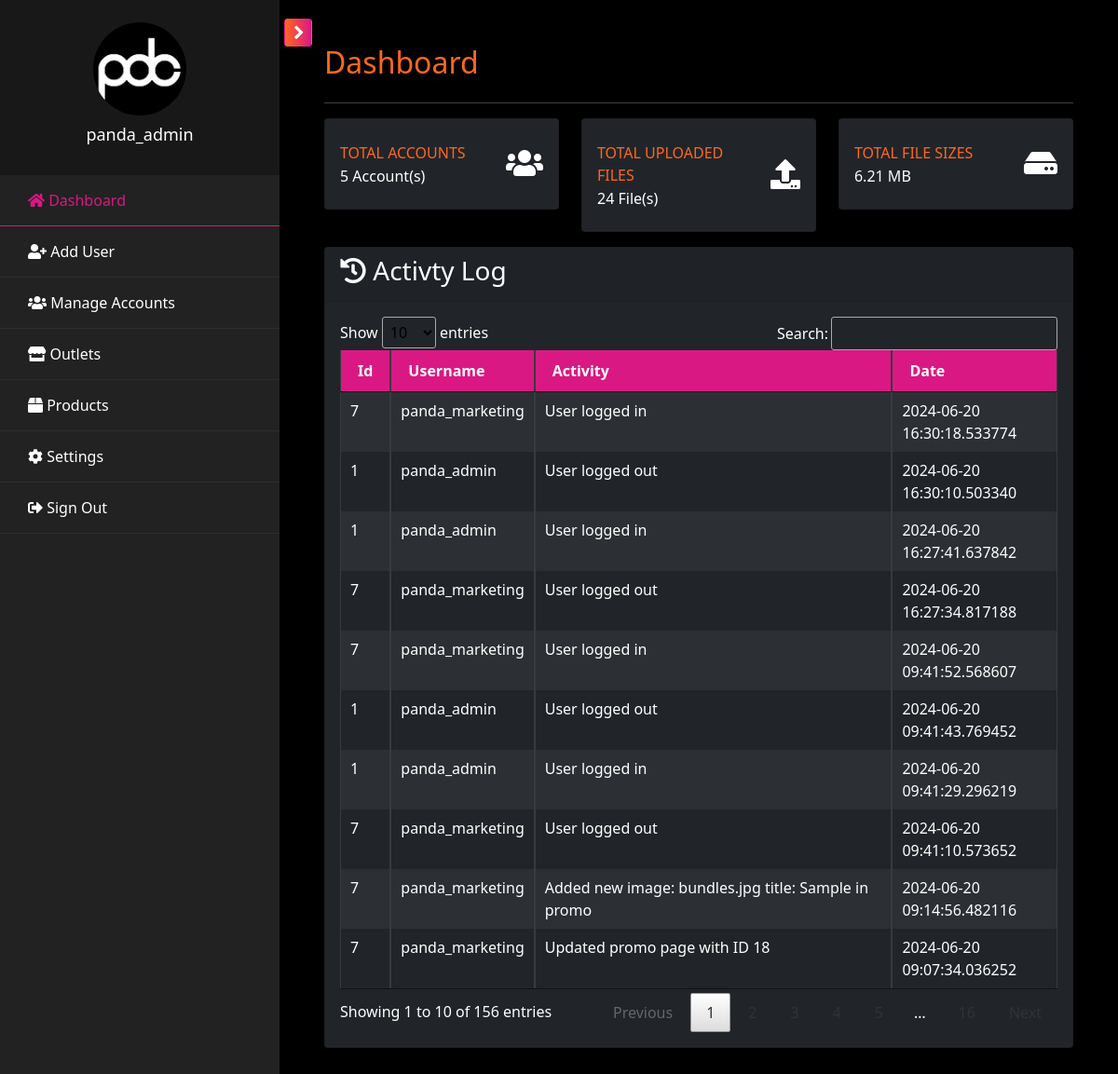
Page /pages/admin/admin.dashboard.php (signed in) on the committed database.
### tables this page shows
CREATE TABLE `tbl_activity` (
  `id` int(100) NOT NULL,
  `user_id` varchar(100) NOT NULL,
  `activity` varchar(2000) NOT NULL,
  `type` varchar(100) NOT NULL,
  `date_posted` datetime(6) NOT NULL DEFAULT current_timestamp(6)
);

CREATE TABLE `tbl_user` (
  `id` int(11) NOT NULL,
  `username` varchar(100) NOT NULL,
  `password` varchar(255) NOT NULL,
  `role` enum('admin','support','dev','marketing','hr','outlet') NOT NULL,
  `branch` varchar(100) DEFAULT NULL,
  `status` enum('Active','Inactive') NOT NULL DEFAULT 'Active',
  `created` datetime(6) DEFAULT current_timestamp(6),
  `updated` datetime(6) DEFAULT current_timestamp(6) ON UPDATE current_timestamp(6)
);

### includes/upload_size.php (called while the page is built)
<?php
function getDirectorySize($directory) {
    $size = 0;
    foreach (new RecursiveIteratorIterator(new RecursiveDirectoryIterator($directory)) as $file) {
        if ($file->isFile()) {
            $size += $file->getSize();
        }
    }
    return $size;
}
function getFileCount($directory) {
    $count = 0;
    foreach (new RecursiveIteratorIterator(new RecursiveDirectoryIterator($directory)) as $file) {
        if ($file->isFile()) {
            $count++;
        }
    }
    return $count;
}
function formatSize($bytes, $decimals = 2) {
    $size = array('B', 'KB', 'MB', 'GB', 'TB', 'PB', 'EB', 'ZB', 'YB');
    $factor = floor((strlen($bytes) - 1) / 3);
    return sprintf("%.{$decimals}f", $bytes / pow(1024, $factor)) . ' ' . $size[$factor];
}
?>

### pages/admin/admin.dashboard.php (the view)
<?php include('admin.header.php'); ?>
            <div id="content" class="p-4 p-md-5 pt-5">
                <h2 class="mb-4 text-orange">Dashboard</h2>
                <hr />
                <div class="row">
                    <div class="col-lg-4 col-md-6 col-sm-6 col-12 mb-3">
                        <div class="card py-2 bg-dark">
                            <div class="card-body">
                                <div class="row no-gutters align-items-center">
                                    <div class="col mr-0">
                                        <div class="text-xs font-weight-bold text-orange text-uppercase mb-1">Total Accounts</div>
                                        <div class="h6 mb-0">
                                            <?php
                                                $acc_qry = "SELECT COUNT(*) FROM tbl_user WHERE status='Active'";
                                                $result = mysqli_query($conn, $acc_qry) or die(mysqli_error($db));
                                                while ($row = mysqli_fetch_array($result)) {
                                                    if($row[0] <= 0) {
                                                        echo "0";
                                                    }
                                                    else {
                                                        echo "$row[0]";
                                                    }
                                                }
                                            ?>&nbsp;Account(s)
                                        </div>
                                    </div>
                                    <div class="col-auto">
                                        <i class="fas fa-users fa-2x"></i>
                                    </div>
                                </div>
                            </div>
                        </div>
                    </div>
                    <div class="col-lg-4 col-md-6 col-sm-6 col-12 mb-3">
                        <div class="card py-2 bg-dark">
                            <div class="card-body">
                                <div class="row no-gutters align-items-center">
                                    <div class="col mr-0">
                                        <div class="text-xs font-weight-bold text-orange text-uppercase mb-1">Total Uploaded Files</div>
                                        <div class="h6 mb-0">
                                            <?php
                                                $directory = '../../uploads/';
                                                $totalFiles  = getFileCount($directory);
                                                echo $totalFiles;
                                            ?>&nbsp;File(s)
                                        </div>
                                    </div>
                                    <div class="col-auto">
                                        <i class="fas fa-upload fa-2x"></i>
                                    </div>
                                </div>
                            </div>
                        </div>
                    </div>
                    <div class="col-lg-4 col-md-6 col-sm-6 col-12 mb-3">
                        <div class="card py-2 bg-dark">
                            <div class="card-body">
                                <div class="row no-gutters align-items-center">
                                    <div class="col mr-0">
                                        <div class="text-xs font-weight-bold text-orange text-uppercase mb-1">Total File Sizes</div>
                                        <div class="h6 mb-0">
                                            <?php
                                                $directory = '../../uploads/';
                                                $totalSize = getDirectorySize($directory);
                                                echo formatSize($totalSize);
                                            ?>
                                        </div>
                                    </div>
                                    <div class="col-auto">
                                        <i class="fas fa-hdd fa-2x"></i>
                                    </div>
                                </div>
                            </div>
                        </div>
                    </div>
                </div>
                <div class="card bg-dark">
                    <div class="card-header">
                        <h3><i class="fas fa-history"></i> Activty Log</h3>
                    </div>
                    <div class="card-body">
                        <div class="table-responsive">
                            <table class="table table-bordered table-striped table-dark table-sm w-100" id="al_table">
                                <thead>
                                    <tr>
                                        <th>Id</th>
                                        <th>Username</th>
                                        <th>Activity</th>
                                        <th>Date</th>
                                    </tr>
                                </thead>
                                <tbody>
                                    <?php
                                        $activity_qry = mysqli_query($conn, "SELECT a.*, u.id as userid, u.username FROM tbl_activity a INNER JOIN tbl_user u ON a.user_id = u.id ORDER BY date_posted DESC");
                                        while($rows=mysqli_fetch_array($activity_qry)){
                                    ?>
                                        <tr>
                                            <td><?php echo $rows["userid"]; ?></td>
                                            <td><?php echo $rows["username"]; ?></td>
                                            <td><?php echo $rows["activity"]; ?></td>
                                            <td><?php echo $rows["date_posted"]; ?></td>
                                        </tr>
                                    <?php } ?>
                                </tbody>
                            </table>
                        </div>
                    </div>
                </div>
            </div>
<?php include('admin.footer.php'); ?>

### assets/css/main.style.css (style rules this page uses)
body { background-color: #000; color: #fff; text-align: left; margin: 0; }
.text-orange { color: #FF671F; }
#content { width: 100%; padding: 0; min-height: 100vh; -webkit-transition: all 0.3s; -o-transition: all 0.3s; transition: all 0.3s; }
.table-dark { background-color: #222; color: #fff; }
.table-dark thead th { background-color: #DA1884; color: #fff; }

### rows in the picture
tbl_activity: user "7", user.username "panda_marketing", activity "User logged in", date_posted "2024-06-20 16:30:18.533774"
tbl_activity: user "1", user.username "panda_admin", activity "User logged out", date_posted "2024-06-20 16:30:10.503340"
tbl_activity: user "1", user.username "panda_admin", activity "User logged in", date_posted "2024-06-20 16:27:41.637842"
tbl_activity: user "7", user.username "panda_marketing", activity "User logged out", date_posted "2024-06-20 16:27:34.817188"
tbl_activity: user "7", user.username "panda_marketing", activity "User logged in", date_posted "2024-06-20 09:41:52.568607"
tbl_activity: user "1", user.username "panda_admin", activity "User logged out", date_posted "2024-06-20 09:41:43.769452"
tbl_activity: user "1", user.username "panda_admin", activity "User logged in", date_posted "2024-06-20 09:41:29.296219"
tbl_activity: user "7", user.username "panda_marketing", activity "User logged out", date_posted "2024-06-20 09:41:10.573652"
tbl_activity: user "7", user.username "panda_marketing", activity "Added new image: bundles.jpg title: Sample in promo", date_posted "2024-06-20 09:14:56.482116"
tbl_activity: user "7", user.username "panda_marketing", activity "Updated promo page with ID 18", date_posted "2024-06-20 09:07:34.036252"

### other values in the picture
$_SESSION['username'] "panda_admin"
$row[0] "5"
$totalFiles "24"
formatSize($totalSize) "6.21 MB"
